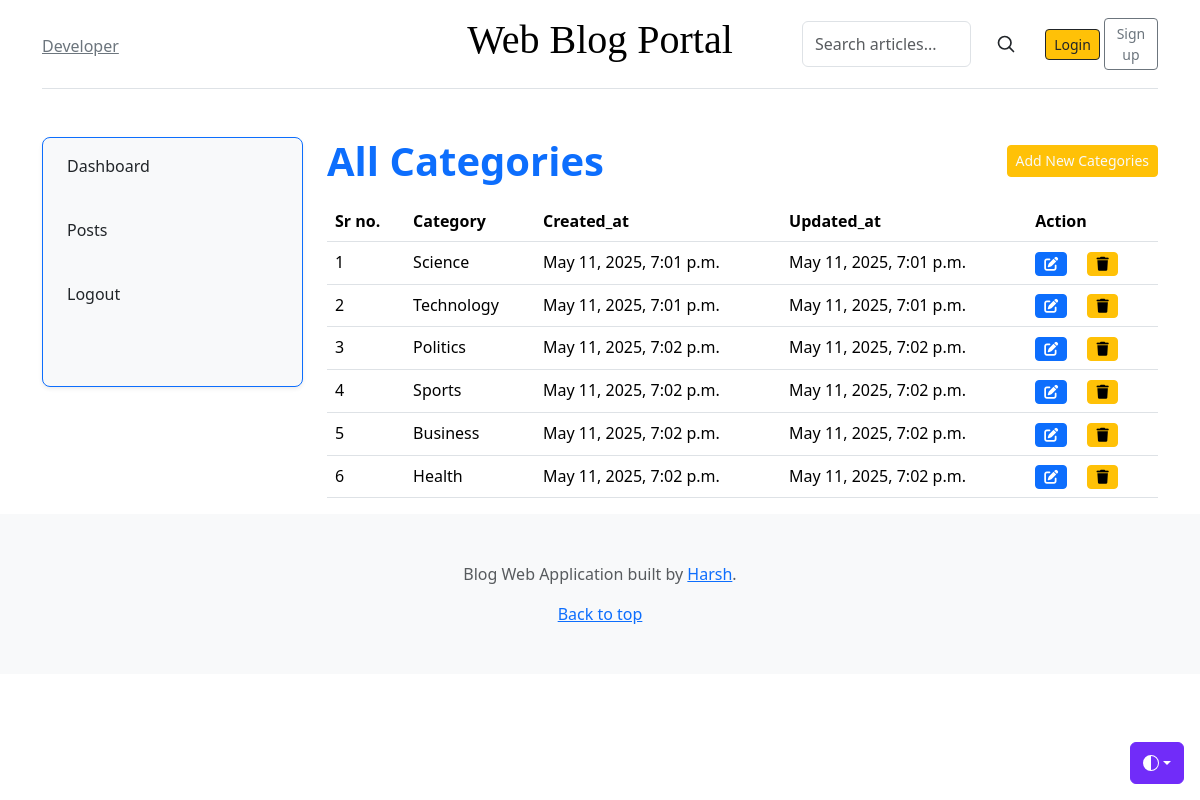
Page /dashboard/categories/ on the earlier database version.
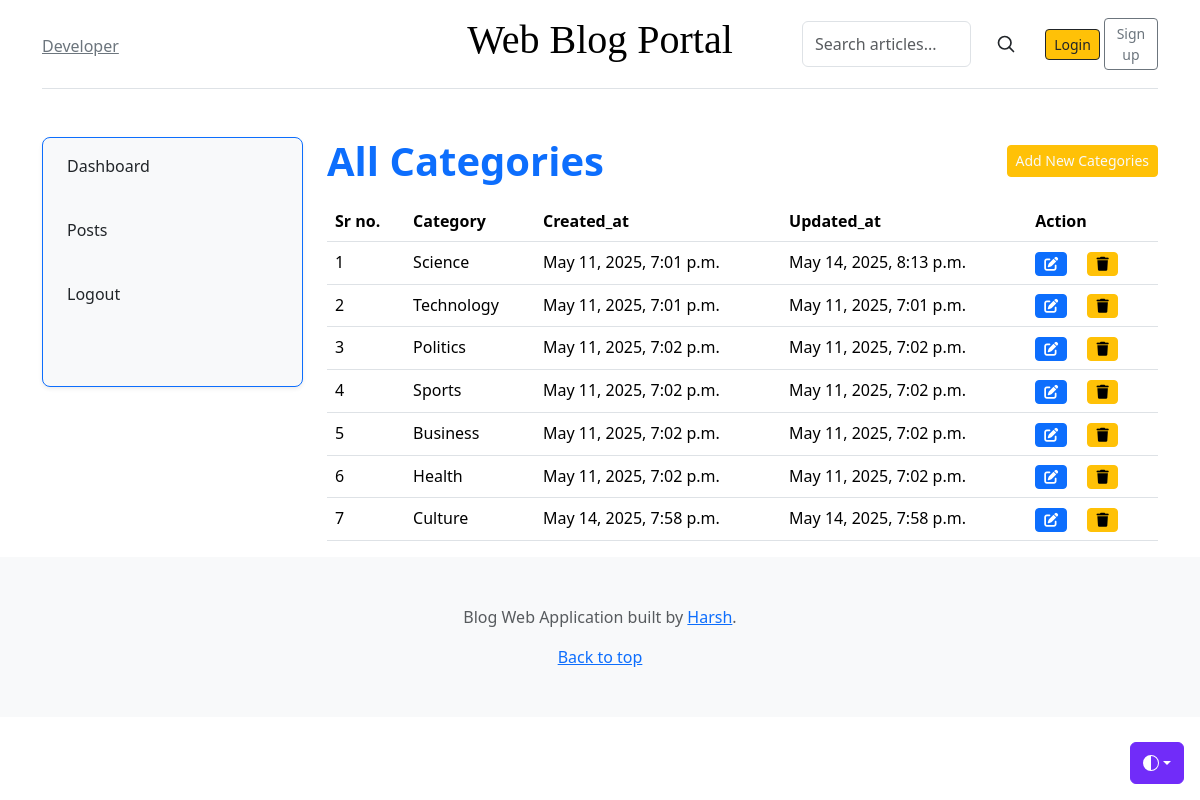
Same page on the later database version.
### blogs/models.py (models this page shows, shortened)
class Category(models.Model):
    category_name = models.CharField(max_length=50, unique=True)
    created_at = models.DateTimeField(auto_now_add=True)
    updated_at = models.DateTimeField(auto_now=True)
    class Meta:
        verbose_name_plural = 'Categories'

### dashboard/views.py (the view)
# urls.py: path('categories/',views.categories, name="category_list"),
def categories(request):
    return render(request, 'dashboard/categories.html')

### blogs/context_processors.py (called while the page is built)
def get_category(request):
    categories = Category.objects.all()
    return dict(categories=categories)

### dashboard/context_processors.py (called while the page is built)
def is_admin_user(request):
    return {'is_admin': request.user.groups.filter(name='Admin').exists() if request.user.is_authenticated else False}

### templates/dashboard/categories.html (shortened to what this page needs)
{% extends 'base/base.html'%}
{% block 'content' %}
    <main class="container mt-5 ">
        <div class="row ">
            {% include "dashboard/component/leftsidebar.html" %}
            <div class="col-md-9">
                <div class="d-flex justify-content-between mb-3">
                    <span class="display-6 fw-bold text-primary">All Categories</span>
                    <a href="{% url 'add_category'%}" class="btn btn-warning btn-sm text-light mb-2 mt-2">Add New Categories</a>
                </div>
                <table class="table table-hover">
                    <thead>
                        <tr>
                            <th>Sr no.</th>
                            <th>Category</th>
                            <th>Created_at</th>
                            <th>Updated_at</th>
                            <th>Action</th>
                        </tr>
                    </thead>
                    <tbody>
                        {% for category in categories%}
                            <tr>
                                <td>{{forloop.counter}}</td>
                                <td>{{category.category_name}}</td>
                                <td>{{category.created_at}}</td>
                                <td>{{category.updated_at}}</td>
                                <td ><a href="{%url 'edit_category' category.id %}"><i class="fa fa-edit me-3 btn btn-primary btn-sm"></i></a>
                                    <a href="{%url 'delete_category' category.id %}"><i class="fa fa-trash me-1 btn btn-warning btn-sm"></i></a>
                                </td>
                            </tr>
                        {% endfor %}
                    </tbody>
                </table>
            </div>
        </div>
    </main>
{% endblock 'content' %}

Differences in the rows shown:
changed Category "Science": updated_at "May 11, 2025, 7:01 p.m." → "May 14, 2025, 8:13 p.m."
added Category: category_name "Culture", created_at "May 14, 2025, 7:58 p.m.", updated_at "May 14, 2025, 7:58 p.m."
